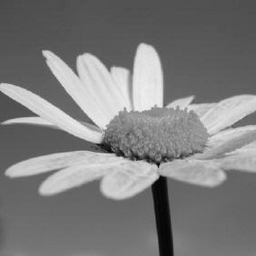
%> input picture TP1/flower.png, 256 x 256 px
$ octave Exo_2.m   (GNU Octave 9; MATLAB toolbox functions it lacks are replaced by stand-ins)
%> lines starting %> are read from the running program, lines starting %| are printed output that depends on the picture
close all;clear variables;

%Variables
img=imread('flower.png');
%> img is the input picture: size 256x256 uint8; min 0, max 239, mean 125.1
filtre=[1;2;1];
derivatif=[-1;0;1];
equart_type=0.1;

%Création du filtre de Soble
X=filtre*derivatif';
Y=derivatif*filtre';

%Calcule du gradiant
img=im2double(img);
%> img: size 256x256 double
Gx=imfilter(img,X);
Gy=imfilter(img,Y);
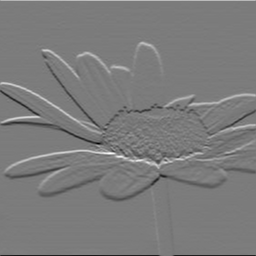
%> Gy: size 256x256 double; min -2.52, max 2.68, mean 0.00226; drawn with min black and max white

%Calcule de la norme
G=sqrt((Gx.^2)+(Gy.^2));
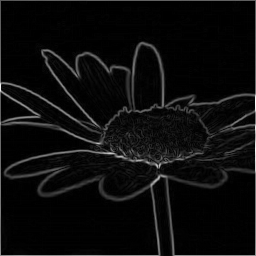
%> G: size 256x256 double; min 0, max 3.35, mean 0.166; drawn with min black and max white

%Affichage des images
figure(1);
subplot(221);imshow(img);
subplot(222);imshow(G,[]);
subplot(223);imshow(Gx,[]);
subplot(224);imshow(Gy,[]);

%Ajout du bruit blanc
B=randn(256)*equart_type;

imgB=img+B;
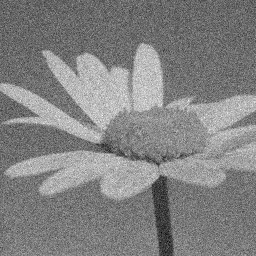
%> imgB: size 256x256 double; min -0.364, max 1.3, mean 0.49; drawn with min black and max white

%Calcule du gradiant
GBx=imfilter(imgB,X);
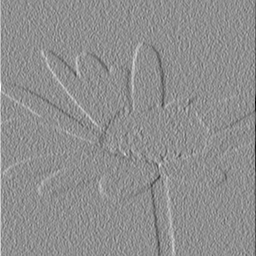
%> GBx: size 256x256 double; min -4.16, max 3.23, mean 0.00158; drawn with min black and max white
GBy=imfilter(imgB,Y);
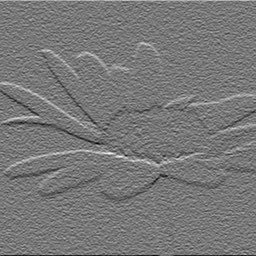
%> GBy: size 256x256 double; min -2.81, max 3.15, mean 0.00246; drawn with min black and max white

%Calcule de la norme
GB=sqrt((GBx.^2)+(GBy.^2));
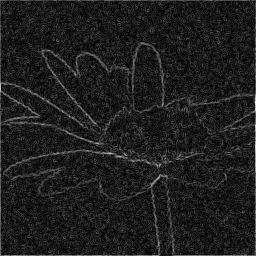
%> GB: size 256x256 double; min 0.00107, max 4.25, mean 0.514; drawn with min black and max white

%Affichage des images
figure(2);
subplot(221);imshow(imgB);
%> after `imshow(imgB)`:
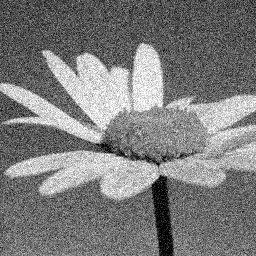
%> displayed picture: size 256x256, on the screen's scale of 0 to 255; min 0, max 255, mean 124.9
subplot(222);imshow(GB,[]);
subplot(223);imshow(GBx,[]);
subplot(224);imshow(GBy,[]);
